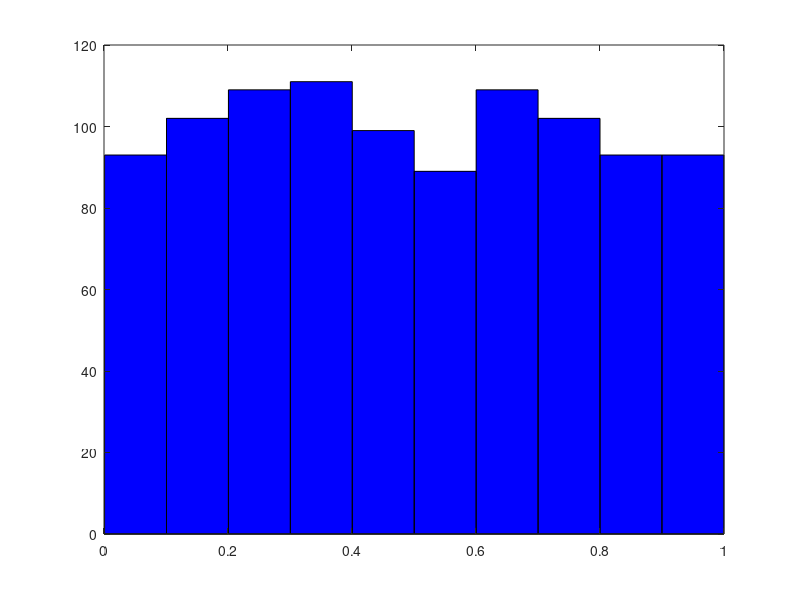

MATLAB code to generate this figure:
numere_aleatoare = rand(1,1000);

numar_dreptunghiuri = 10;
[numere_din_interval, centrele] = hist(numere_aleatoare,numar_dreptunghiuri);

bar(centrele, numere_din_interval, 1, 'b');

% Numere din intervalul (a,b)

A = 5;
B = 10;

numere_interval = (B-A) .* numere_aleatoare + A;

min(numere_interval)
max(numere_interval)